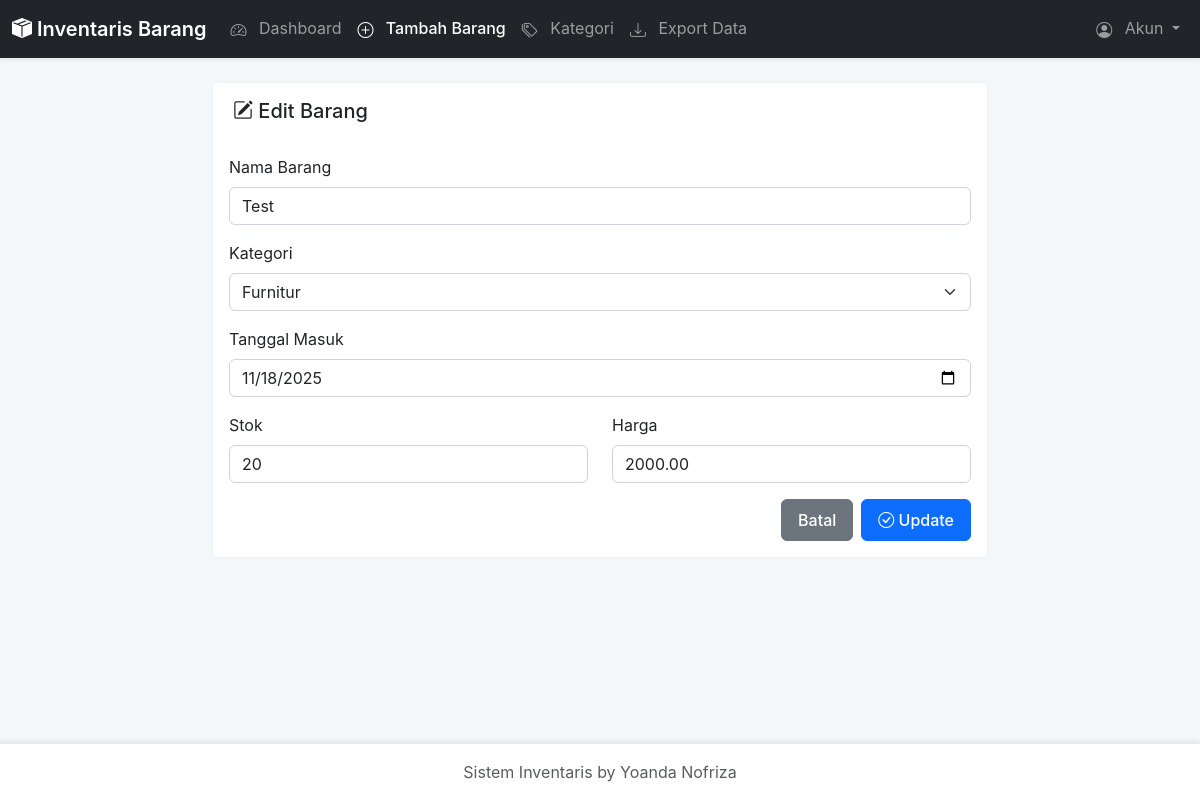
Screenshot of /pages/items.php?action=edit&id=65 (signed in) with the database file from the repository.
### tables this page shows
CREATE TABLE `barang` (
  `id_barang` int(11) NOT NULL,
  `nama_barang` varchar(100) NOT NULL,
  `id_kategori` int(11) NOT NULL,
  `stock` int(11) NOT NULL,
  `harga` decimal(10,2) NOT NULL,
  `tanggal_masuk` date DEFAULT NULL
);

CREATE TABLE `kategori` (
  `id` int(11) NOT NULL,
  `nama_kategori` varchar(50) NOT NULL
);

### pages/items.php (the view, shortened to what this page needs)
<?php
$action = isset($_GET['action']) ? $_GET['action'] : 'create';
require_once __DIR__ . '/../includes/header.php';
$item = null;
if ($action == 'edit') {
    $id = $_GET['id'];
    $stmt = $pdo->prepare("SELECT *, id_barang AS id, nama_barang AS name, harga AS price, tanggal_masuk FROM barang WHERE id_barang=?");
    $stmt->execute([$id]);
    $row = $stmt->fetch();
    if ($row) {
        $item = $row;
    }
}
$categories = $pdo->query("SELECT id, nama_kategori AS name FROM kategori ORDER BY nama_kategori")->fetchAll();
?>
<div class="row justify-content-center">
    <div class="col-md-8">
        <div class="card">
            <div class="card-header">
                <h5 class="mb-0"><i class="bi bi-pencil-square"></i> <?= ($action == 'edit' ? 'Edit' : 'Tambah') ?> Barang</h5>
            </div>
            <div class="card-body">
                <form method="POST" action="items.php?action=<?= ($action == 'edit' ? 'update' : 'create') ?>">
                    <div class="mb-3">
                        <label for="name" class="form-label">Nama Barang</label>
                        <input type="text" name="name" id="name" class="form-control" value="<?= htmlspecialchars($item['name'] ?? '') ?>" required>
                    </div>
                    <div class="mb-3">
                        <label for="category_id" class="form-label">Kategori</label>
                        <select name="category_id" id="category_id" class="form-select" required>
                            <?php foreach ($categories as $category): ?>
                                <option value="<?= $category['id'] ?>" <?= (isset($item) && $item['id_kategori'] == $category['id']) || (isset($item) && ($item['category_id'] ?? '') == $category['id']) ? 'selected' : '' ?>>
                                    <?= htmlspecialchars($category['name']) ?>
                                </option>
                            <?php endforeach; ?>
                        </select>
                    </div>
                    <div class="mb-3">
                        <label for="tanggal_masuk" class="form-label">Tanggal Masuk</label>
                        <input type="date" name="tanggal_masuk" id="tanggal_masuk" class="form-control" value="<?= htmlspecialchars($item['tanggal_masuk'] ?? date('Y-m-d')) ?>" required>
                    </div>
                    <div class="row">
                        <div class="col-md-6 mb-3">
                            <label for="stock" class="form-label">Stok</label>
                            <input type="number" name="stock" id="stock" class="form-control" value="<?= htmlspecialchars($item['stock'] ?? '0') ?>" min="0" required>
                        </div>
                        <div class="col-md-6 mb-3">
                            <label for="price" class="form-label">Harga</label>
                            <input type="number" name="price" id="price" class="form-control" value="<?= htmlspecialchars($item['price'] ?? '0') ?>" min="0" step="100" required>
                        </div>
                    </div>
                    <div class="d-flex justify-content-end">
                        <a href="dashboard.php" class="btn btn-secondary me-2">Batal</a>
                        <button type="submit" class="btn btn-primary">
                            <i class="bi bi-check-circle"></i> <?= ($action == 'edit' ? 'Update' : 'Simpan') ?>
                        </button>
                    </div>
                </form>
            </div>
        </div>
    </div>
</div>
<?php require_once __DIR__ . '/../includes/footer.php'; ?>

### assets/css/style.css (style rules this page uses)
:root { --primary-color: #0d6efd; --secondary-color: #6c757d; --success-color: #198754; --danger-color: #dc3545; --warning-color: #ffc107; --light-color: #f8f9fa; --dark-color: #212529; --font-family-sans-serif: 'Poppins', -apple-system, BlinkMacSystemFont, "Segoe UI", Roboto, "Helvetica Neue", Arial, sans-serif; --border-radius: 0.375rem; --shadow-sm: 0 .125rem .25rem rgba(0, 0, 0, .075); --shadow-lg: 0 1rem 3rem rgba(0, 0, 0, .175); }
body { font-family: var(--font-family-sans-serif); background-color: #f4f7f9; display: flex; flex-direction: column; min-height: 100vh; color: #333; }
.card { border: none; border-radius: var(--border-radius); box-shadow: var(--shadow-sm); transition: all 0.3s ease-in-out; margin-bottom: 1.5rem; }
.card-header { background-color: #fff; border-bottom: 1px solid #e9ecef; font-weight: 600; padding: 1rem 1.25rem; display: flex; justify-content: space-between; align-items: center; }
.form-control, .form-select { border-radius: var(--border-radius); border: 1px solid #ced4da; transition: border-color .15s ease-in-out,box-shadow .15s ease-in-out; }
.btn { border-radius: var(--border-radius); font-weight: 500; padding: 0.5rem 1rem; transition: all 0.2s ease-in-out; }
.btn-primary { background-color: var(--primary-color); border-color: var(--primary-color); }
.btn-primary { background: #0d6efd; border-color: #0d6efd; }
.card { box-shadow: none; border: 1px solid #eef3f8; }
.table, .card-header { border: none; }

### rows the page displays
barang: name "Test", category_id "Furnitur", tanggal_masuk "11/18/2025", stock "20", price "2000.00"
